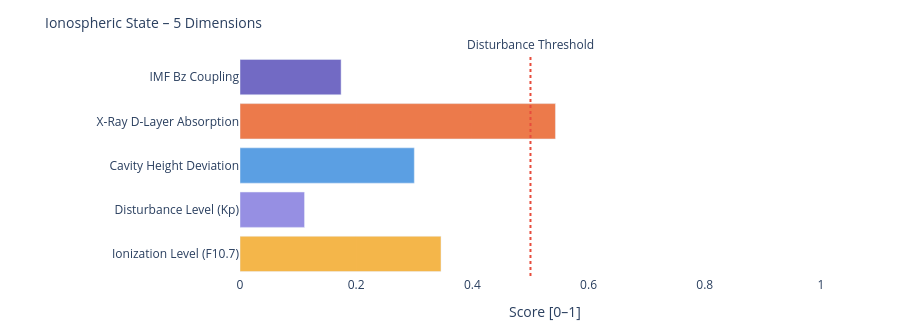

Notebook source saved alongside this figure:
### Markdown cell above
---
### 📐 Systemic Insight: Geometric Cavity vs. Real Schumann Resonance

**Relevant for:** Layer 6 = delta analysis &nbsp;|&nbsp; Layer 7 = feature vector / system interpretation

A cavity height change from 80 km to 70 km shifts the **idealized geometric frequencies** only minimally:

| Modus | Aktuell | Referenz | Δ |
|-------|---------|----------|---|
| SR-1 | 10.4762 Hz | 10.4599 Hz | +16 mHz |
| SR-2 | 18.1452 Hz | 18.1171 Hz | +28 mHz |
| SR-3 | 25.6612 Hz | 25.6215 Hz | +40 mHz |
| SR-4 | 33.1285 Hz | 33.0772 Hz | +51 mHz |

The geometric effect is limited because 10 km is very small compared to Earth's radius (~6371 km).

**Consequence:** Real Schumann deviations are likely driven more strongly by **conductivity, damping, day/night structure, lightning distribution and source geometry** than by pure cavity height.

---

**Layer 6 compares:**
```
geometric Δ from Layer 4  vs.  observed Δ from real Schumann measurement data
```

**Layer 7 Feature:**
```
If real Δ >> geometric Δ  →  non-geometric factors dominant
```

### Code cell
# ============================================================
# IONOSPHERIC STATE – Summary gauge
# Five dimensions: ionization, disturbance, cavity height, X-Ray, Bz coupling
# ============================================================

def norm(v, lo, hi):
    if v is None: return None
    return round(max(0.0, min(1.0, (v - lo) / (hi - lo))), 3)

# Ionization level (F10.7 → F2-Layer)
ioniz = norm(f107_val, 60, 250)

# Disturbance level (Kp → E/F-Layer irregularities)
disturb = norm(kp_val, 0, 9)

# Cavity height deviation from reference (80 km)
h_dev = norm(abs(h_eff - 80), 0, 20)

# X-Ray ionization (D-Layer absorption)
xray_ioniz = None
if xray_now is not None:
    xray_ioniz = norm(math.log10(max(xray_now, 1e-9)) + 9, 0, 5)

# Bz coupling (southward Bz → stronger magnetosphere-ionosphere coupling)
bz_coupling = norm(-(bz_now or 0), -5, 30) if bz_now is not None else None

dims = [
    ('Ionization Level (F10.7)',    ioniz,      '#F2A623'),
    ('Disturbance Level (Kp)',      disturb,    '#7F77DD'),
    ('Cavity Height Deviation',     h_dev,      '#378ADD'),
    ('X-Ray D-Layer Absorption',    xray_ioniz, '#E85D24'),
    ('IMF Bz Coupling',             bz_coupling,'#534AB7'),
]

fig = go.Figure()
for name, val, col in dims:
    if val is not None:
        h = int(val * 20)
        bar = '█' * h + '░' * (20 - h)
        label = f'{name}:  {bar}  {val:.3f}'
    else:
        label = f'{name}:  {"─" * 20}  n/a'
    fig.add_trace(go.Bar(
        x=[val if val is not None else 0],
        y=[name],
        orientation='h',
        marker_color=col, opacity=0.82,
        showlegend=False
    ))

fig.add_vline(x=0.5, line_dash='dot', line_color='#e74c3c',
              annotation_text='Disturbance Threshold', annotation_position='top')
fig.update_layout(
    title=dict(text='Ionospheric State – 5 Dimensions', font=dict(size=14)),
    xaxis=dict(title='Score [0–1]', range=[0, 1.05]),
    height=330, plot_bgcolor='rgba(0,0,0,0)', paper_bgcolor='rgba(0,0,0,0)',
    margin=dict(l=240, r=50, t=55, b=40)
)
fig.show()

print(f'\nIonospheric state:')
for name, val, _ in dims:
    print(f'  {name:<35} {val:.3f}' if val is not None else f'  {name:<35} n/a')

### Figure 1 — Plotly figure (JSON) as saved in the notebook; plotly's stock layout.template omitted (floating-point values rounded to 4 significant figures)
{"data": [{"marker": {"color": "#F2A623"}, "opacity": 0.82, "orientation": "h", "showlegend": false, "type": "bar", "x": [0.346], "y": ["Ionization Level (F10.7)"]}, {"marker": {"color": "#7F77DD"}, "opacity": 0.82, "orientation": "h", "showlegend": false, "type": "bar", "x": [0.111], "y": ["Disturbance Level (Kp)"]}, {"marker": {"color": "#378ADD"}, "opacity": 0.82, "orientation": "h", "showlegend": false, "type": "bar", "x": [0.3], "y": ["Cavity Height Deviation"]}, {"marker": {"color": "#E85D24"}, "opacity": 0.82, "orientation": "h", "showlegend": false, "type": "bar", "x": [0.543], "y": ["X-Ray D-Layer Absorption"]}, {"marker": {"color": "#534AB7"}, "opacity": 0.82, "orientation": "h", "showlegend": false, "type": "bar", "x": [0.174], "y": ["IMF Bz Coupling"]}], "layout": {"annotations": [{"showarrow": false, "text": "Disturbance Threshold", "x": 0.5, "xanchor": "center", "xref": "x", "y": 1, "yanchor": "bottom", "yref": "y domain"}], "height": 330, "margin": {"b": 40, "l": 240, "r": 50, "t": 55}, "paper_bgcolor": "rgba(0,0,0,0)", "plot_bgcolor": "rgba(0,0,0,0)", "shapes": [{"line": {"color": "#e74c3c", "dash": "dot"}, "type": "line", "x0": 0.5, "x1": 0.5, "xref": "x", "y0": 0, "y1": 1, "yref": "y domain"}], "title": {"font": {"size": 14}, "text": "Ionospheric State – 5 Dimensions"}, "xaxis": {"range": [0, 1.05], "title": {"text": "Score [0–1]"}}}}
